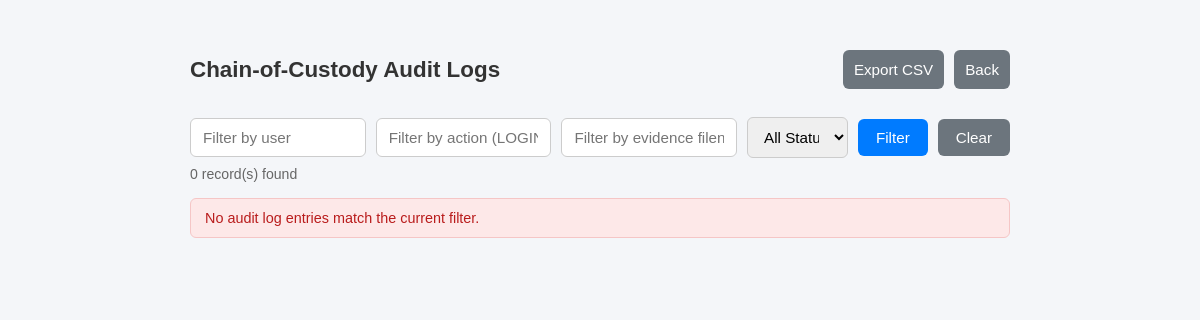
Page /logs (signed in) on the earlier database version.
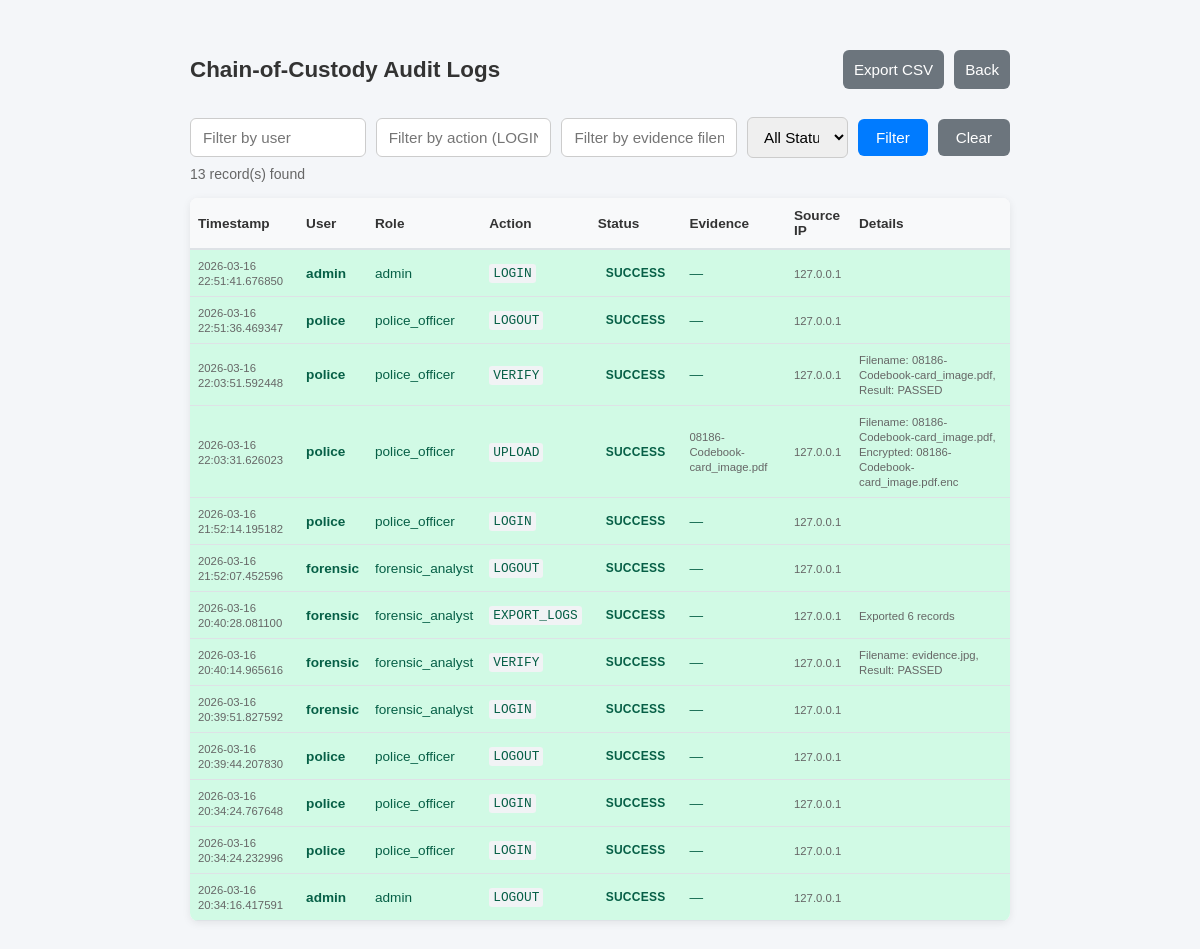
Same page on the later database version.
### tables this page shows
CREATE TABLE audit_logs(
        id INTEGER PRIMARY KEY AUTOINCREMENT,
        evidence_id INTEGER,
        username TEXT,
        user_role TEXT,
        action TEXT,
        status TEXT,
        timestamp TEXT,
        source_ip TEXT,
        details TEXT,
        FOREIGN KEY(evidence_id) REFERENCES evidence(id)
    );

CREATE TABLE evidence(
        id INTEGER PRIMARY KEY AUTOINCREMENT,
        filename TEXT,
        hash TEXT,
        uploaded_by TEXT,
        upload_time TEXT
    , encrypted_filename TEXT, encryption_algo TEXT);

### app.py (the view)
@app.route("/logs")
@role_required("logs")
def logs():
    filter_user   = request.args.get("user", "").strip()
    filter_action = request.args.get("action", "").strip().upper()
    filter_evidence = request.args.get("evidence", "").strip()
    filter_status = request.args.get("status", "").strip()
    conn = get_db_connection()
    c = conn.cursor()
    query = """
        SELECT al.id, al.username, al.user_role, al.action, al.status,
               al.timestamp, al.source_ip, al.evidence_id, e.filename, al.details
        FROM audit_logs al
        LEFT JOIN evidence e ON al.evidence_id = e.id
        WHERE 1=1
    """
    params = []
    if filter_user:
        query += " AND al.username LIKE ?"
        params.append(f"%{filter_user}%")
    if filter_action:
        query += " AND al.action = ?"
        params.append(filter_action)
    if filter_evidence:
        query += " AND e.filename LIKE ?"
        params.append(f"%{filter_evidence}%")
    if filter_status:
        query += " AND al.status = ?"
        params.append(filter_status)
    query += " ORDER BY al.timestamp DESC"
    c.execute(query, params)
    rows = c.fetchall()
    conn.close()
    logs_data = []
    for row in rows:
        logs_data.append({
            "id": row[0],
            "username": row[1],
            "role": row[2],
            "action": row[3],
            "status": row[4],
            "timestamp": row[5],
            "ip": row[6],
            "evidence_id": row[7],
            "evidence_filename": row[8],
            "details": row[9]
        })
    return render_template("logs.html", logs=logs_data,
                           filter_user=filter_user,
                           filter_action=filter_action,
                           filter_evidence=filter_evidence,
                           filter_status=filter_status,
                           total_count=len(logs_data))

### app.py (called while the page is built)
def get_db_connection():
    conn = sqlite3.connect(DB, timeout=30)
    conn.execute("PRAGMA busy_timeout = 30000")
    return conn

def role_required(permission):
    def decorator(f):
        @wraps(f)
        def decorated(*args, **kwargs):
            if "user" not in session:
                return redirect("/")
            role = session.get("role", "")
            if permission not in ROLE_PERMISSIONS.get(role, set()):
                write_log(session["user"], "ACCESS_DENIED", status="failure", details=f"Permission: {permission}")
                return render_template("error.html",
                                       message="You do not have permission to access this page."), 403
            return f(*args, **kwargs)
        return decorated
    return decorator

### templates/logs.html (shortened to what this page needs)
<!DOCTYPE html>
<html>
<head>
    <link rel="stylesheet" href="{{ url_for('static', filename='style.css') }}">
</head>
<body>
<div class="dashboard">
    <div class="dashboard-header">
        <h2>Chain-of-Custody Audit Logs</h2>
        <div style="display: flex; gap: 10px;">
            <a href="/logs/export?user={{ filter_user }}&action={{ filter_action }}&evidence={{ filter_evidence }}&status={{ filter_status }}"><button class="btn-secondary">Export CSV</button></a>
            <a href="/dashboard"><button class="btn-secondary">Back</button></a>
        </div>
    </div>
    <form method="GET" class="filter-bar">
        <input name="user" placeholder="Filter by user" value="{{ filter_user }}">
        <input name="action" placeholder="Filter by action (LOGIN, UPLOAD, VERIFY, DOWNLOAD, etc.)" value="{{ filter_action }}">
        <input name="evidence" placeholder="Filter by evidence filename" value="{{ filter_evidence }}">
        <select name="status" style="flex: 0.5;">
            <option value="">All Status</option>
        </select>
        <button type="submit">Filter</button>
        <a href="/logs"><button type="button" class="btn-secondary">Clear</button></a>
    </form>
    <p class="subtitle">{{ total_count }} record(s) found</p>
    {% if logs %}
        <div class="table-container">
            <table class="logs-table">
                <thead>
                    <tr>
                        <th>Timestamp</th>
                        <th>User</th>
                        <th>Role</th>
                        <th>Action</th>
                        <th>Status</th>
                        <th>Evidence</th>
                        <th>Source IP</th>
                        <th>Details</th>
                    </tr>
                </thead>
                <tbody>
                    {% for log in logs %}
                    <tr class="status-{{ log.status }}">
                        <td><small>{{ log.timestamp }}</small></td>
                        <td><strong>{{ log.username }}</strong></td>
                        <td>{{ log.role }}</td>
                        <td><code>{{ log.action }}</code></td>
                        <td><span class="status-badge status-{{ log.status }}">{{ log.status }}</span></td>
                        <td>
                            {% if log.evidence_filename %}
                            <small>{{ log.evidence_filename }}</small>
                            {% else %}
                            <em>—</em>
                            {% endif %}
                        </td>
                        <td><small>{{ log.ip }}</small></td>
                        <td><small>{{ log.details }}</small></td>
                    </tr>
                    {% endfor %}
                </tbody>
            </table>
        </div>
    {% else %}
        <div class="alert alert-error">No audit log entries match the current filter.</div>
    {% endif %}
</div>
</body>
</html>

### static/style.css (style rules this page uses)
*, *::before, *::after { box-sizing: border-box; }
body { font-family: Arial, sans-serif; background: #f4f6f9; margin: 0; color: #333; }
.subtitle { color: #666; font-size: 0.88rem; margin-top: -8px; margin-bottom: 16px; }
input, select { width: 100%; padding: 10px 12px; border: 1px solid #ccc; border-radius: 6px; font-size: 0.95rem; transition: border-color 0.2s; }
button { width: 100%; padding: 11px; margin-top: 16px; background: #007BFF; color: white; border: none; border-radius: 6px; font-size: 0.95rem; cursor: pointer; transition: background 0.2s; }
.btn-secondary { background: #6c757d; margin-top: 8px; }
.dashboard { max-width: 860px; margin: 50px auto; padding: 0 20px; }
.dashboard-header { display: flex; justify-content: space-between; align-items: center; margin-bottom: 28px; }
.dashboard-header h2 { margin: 0; font-size: 1.4rem; }
.dashboard-header .btn-secondary { width: auto; margin-top: 0; }
.filter-bar { display: flex; gap: 10px; align-items: center; flex-wrap: wrap; margin-bottom: 16px; }
.filter-bar input { flex: 1; min-width: 160px; margin-top: 0; }
.filter-bar button, .filter-bar a button { width: auto; margin-top: 0; padding: 10px 18px; }
.table-container { background: white; border-radius: 8px; overflow: hidden; box-shadow: 0 2px 8px rgba(0,0,0,0.08); margin-bottom: 20px; }
.logs-table { width: 100%; border-collapse: collapse; font-size: 0.85rem; }
.logs-table thead { background: #f8f9fa; border-bottom: 2px solid #dee2e6; }
.logs-table th { padding: 10px 8px; text-align: left; font-weight: bold; color: #333; }
.logs-table td { padding: 8px; border-bottom: 1px solid #dee2e6; }
.logs-table tbody tr { transition: background 0.1s; }
.logs-table code { background: #f1f3f5; padding: 2px 4px; border-radius: 3px; font-family: monospace; font-size: 0.8rem; }
.logs-table small { color: #666; }
.status-badge { display: inline-block; padding: 3px 8px; border-radius: 4px; font-size: 0.75rem; font-weight: bold; text-transform: uppercase; letter-spacing: 0.02em; }
.status-success { background: #d1fae5; color: #065f46; }

Differences in the rows shown:
added audit_logs: timestamp "2026-03-16 22:51:41.676850", username "admin", role "admin", action "LOGIN", status "SUCCESS", ip "127.0.0.1"
added audit_logs: timestamp "2026-03-16 22:51:36.469347", username "police", role "police_officer", action "LOGOUT", status "SUCCESS", ip "127.0.0.1"
added audit_logs: timestamp "2026-03-16 22:03:51.592448", username "police", role "police_officer", action "VERIFY", status "SUCCESS", ip "127.0.0.1", details "Filename: 08186-Codebook-card_image.pdf, Result: PASSED"
added audit_logs: timestamp "2026-03-16 22:03:31.626023", username "police", role "police_officer", action "UPLOAD", status "SUCCESS", evidence_filename "08186-Codebook-card_image.pdf", ip "127.0.0.1", details "Filename: 08186-Codebook-card_image.pdf, Encrypted: 08186-Codebook-card_image.pdf.enc"
added audit_logs: timestamp "2026-03-16 21:52:14.195182", username "police", role "police_officer", action "LOGIN", status "SUCCESS", ip "127.0.0.1"
added audit_logs: timestamp "2026-03-16 21:52:07.452596", username "forensic", role "forensic_analyst", action "LOGOUT", status "SUCCESS", ip "127.0.0.1"
added audit_logs: timestamp "2026-03-16 20:40:28.081100", username "forensic", role "forensic_analyst", action "EXPORT_LOGS", status "SUCCESS", ip "127.0.0.1", details "Exported 6 records"
added audit_logs: timestamp "2026-03-16 20:40:14.965616", username "forensic", role "forensic_analyst", action "VERIFY", status "SUCCESS", ip "127.0.0.1", details "Filename: evidence.jpg, Result: PASSED"
added audit_logs: timestamp "2026-03-16 20:39:51.827592", username "forensic", role "forensic_analyst", action "LOGIN", status "SUCCESS", ip "127.0.0.1"
added audit_logs: timestamp "2026-03-16 20:39:44.207830", username "police", role "police_officer", action "LOGOUT", status "SUCCESS", ip "127.0.0.1"
added audit_logs: timestamp "2026-03-16 20:34:24.767648", username "police", role "police_officer", action "LOGIN", status "SUCCESS", ip "127.0.0.1"
added audit_logs: timestamp "2026-03-16 20:34:24.232996", username "police", role "police_officer", action "LOGIN", status "SUCCESS", ip "127.0.0.1"
added audit_logs: timestamp "2026-03-16 20:34:16.417591", username "admin", role "admin", action "LOGOUT", status "SUCCESS", ip "127.0.0.1"
Other differences:
{{ total_count }}: "0" → "13"
text no longer shown: "No audit log entries match the current filter."
text now shown: "Timestamp User Role Action Status Evidence Source IP Details"
